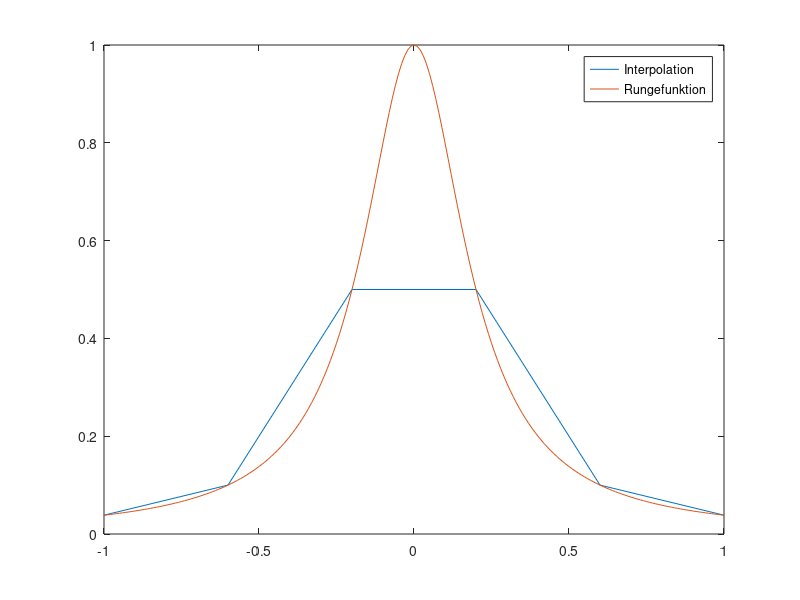
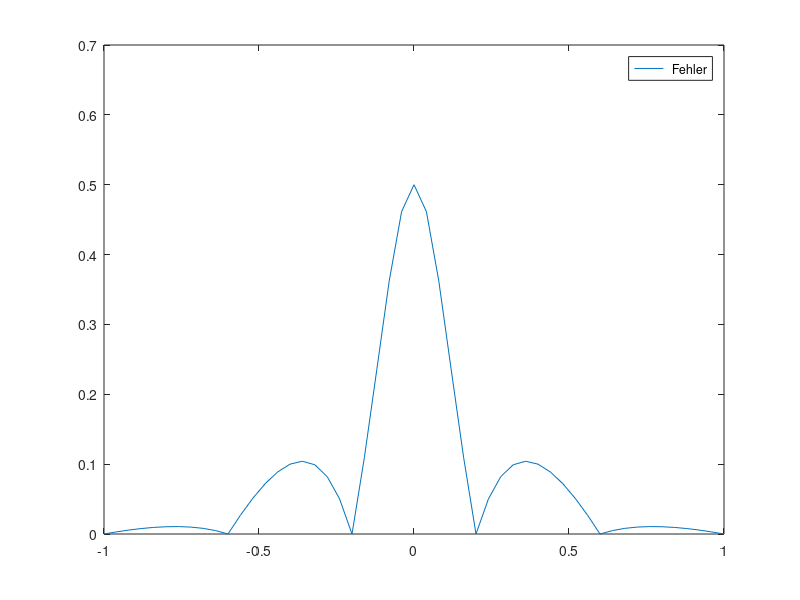

These charts were generated, in order, by the following MATLAB code:
clear all

runge = @(x) 1./(1+25*x.^2);
xreal = -1:0.01:1;

N = input('Anzahhl der Stuetzstellen - 1 := N: ')

%Schritweite h berechnen
h = 2/N

%Stuetzstellenvektor x berechnen
x = -1:h:1;

for i=1:N+1
  %Stutzwertevektor f berechnen
  f(i) = runge(x(i));
endfor

for i=1:N
  %Anstiege m_i berechnen
  m(i) = (f(i+1)-f(i))./(x(i+1)-x(i));
  %Achsenabschnitte n_i berechnen
  n(i) = f(i);
endfor

x
f
m
n


figure(1);
plot(x, f, "-;Interpolation;", xreal, runge(xreal), "-;Rungefunktion;")

%Fehlerfunktion berechnen
figure;
M = 10 * N
h_neu = 2/M
x_Fehler = -1:h_neu:1;

k = 1;
for i=1:N
  %in jedem dieser Durchläufe ist der Spline-Abschnitt der Selbe
  for j=1:10
    y_Fehler(k) = abs(runge(x_Fehler(k)) - (n(i) + abs(abs(x_Fehler(k)) - abs(x(i))) * m(i)));
    k = k + 1;
  endfor
endfor

y_Fehler(k) = 0;

figure(2);
plot(x_Fehler, y_Fehler, "-; Fehler;")